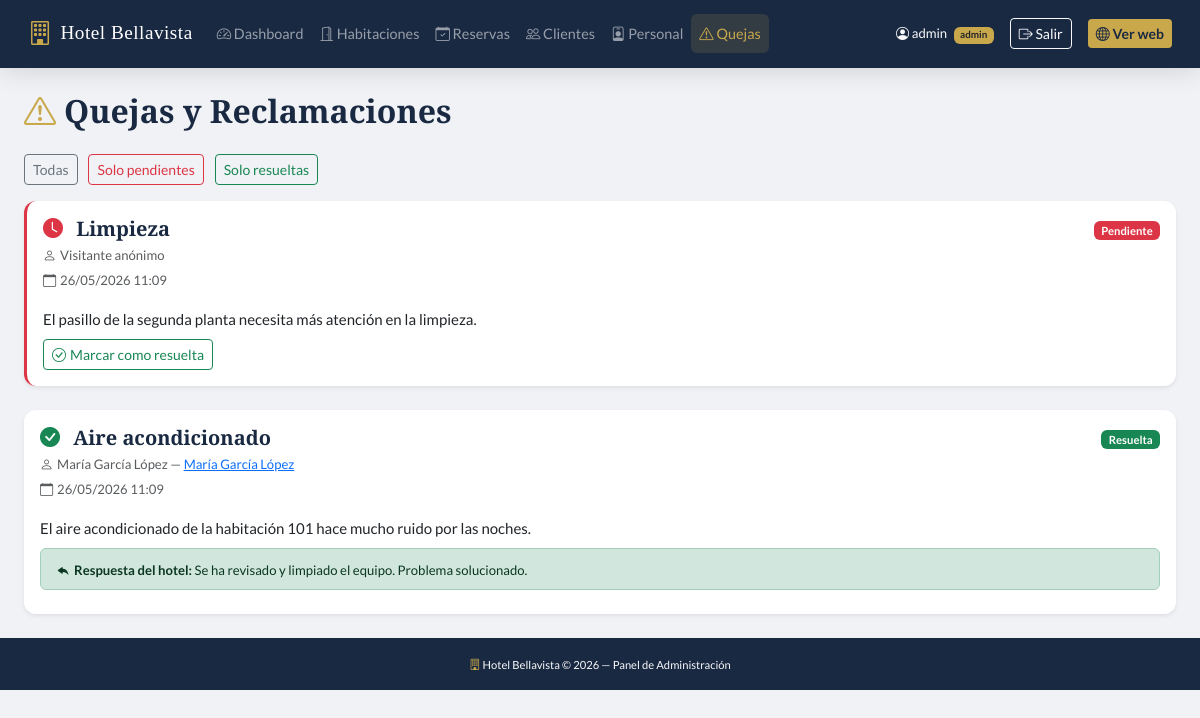
Page /admin/complaints/index.php (signed in) on the committed database.
### tables this page shows
CREATE TABLE `complaint` (
  `id`               INT(11) NOT NULL AUTO_INCREMENT,
  `customer_id`      INT(10) DEFAULT NULL,
  `complainant_name` VARCHAR(100) NOT NULL,
  `complaint_type`   VARCHAR(100) NOT NULL,
  `complaint`        TEXT NOT NULL,
  `created_at`       TIMESTAMP NOT NULL DEFAULT CURRENT_TIMESTAMP,
  `resolve_status`   TINYINT(1) NOT NULL DEFAULT 0 COMMENT '0=pendiente, 1=resuelto',
  `resolve_date`     TIMESTAMP NULL DEFAULT NULL,
  `budget`           DECIMAL(10,2) DEFAULT NULL,
  `response`         TEXT DEFAULT NULL,
  PRIMARY KEY (`id`),
  FOREIGN KEY (`customer_id`) REFERENCES `customer`(`customer_id`) ON DELETE SET NULL
);

CREATE TABLE `customer` (
  `customer_id`    INT(10) NOT NULL AUTO_INCREMENT,
  `customer_name`  VARCHAR(100) NOT NULL,
  `email`          VARCHAR(100) NOT NULL,
  `contact_no`     VARCHAR(20) NOT NULL,
  `id_card_type_id` INT(10) NOT NULL,
  `id_card_no`     VARCHAR(30) NOT NULL,
  `address`        VARCHAR(200) NOT NULL,
  `nationality`    VARCHAR(100) DEFAULT 'Española',
  `birth_date`     DATE DEFAULT NULL,
  `created_at`     TIMESTAMP NOT NULL DEFAULT CURRENT_TIMESTAMP,
  PRIMARY KEY (`customer_id`),
  FOREIGN KEY (`id_card_type_id`) REFERENCES `id_card_type`(`id_card_type_id`)
);

### admin/complaints/index.php (the view, shortened to what this page needs)
<?php
$db = getDB();
$quejas = $db->query("
    SELECT c.*, cu.customer_name
    FROM complaint c
    LEFT JOIN customer cu ON c.customer_id = cu.customer_id
    ORDER BY c.resolve_status ASC, c.created_at DESC
")->fetchAll();
require_once '../../includes/header.php';
?>
<div class="d-flex justify-content-between align-items-center mb-4">
    <h2 class="font-playfair mb-0"><i class="bi bi-exclamation-triangle text-gold me-2"></i>Quejas y Reclamaciones</h2>
</div>
<div class="mb-3">
    <button class="btn btn-sm btn-outline-secondary me-2" id="btnTodas">Todas</button>
    <button class="btn btn-sm btn-outline-danger me-2" id="btnPendientes">Solo pendientes</button>
    <button class="btn btn-sm btn-outline-success" id="btnResueltas">Solo resueltas</button>
</div>
<div class="row g-4" id="listaQuejas">
    <?php foreach ($quejas as $q): ?>
    <div class="col-12 queja-card <?= $q['resolve_status'] ? 'resuelta' : 'pendiente' ?>">
        <div class="card border-0 shadow-sm <?= $q['resolve_status'] ? '' : 'border-start border-danger border-3' ?>">
            <div class="card-body">
                <div class="d-flex justify-content-between align-items-start flex-wrap gap-2">
                    <div>
                        <h5 class="mb-1">
                            <?= $q['resolve_status']
                                ? '<i class="bi bi-check-circle-fill text-success me-2"></i>'
                                : '<i class="bi bi-clock-fill text-danger me-2"></i>' ?>
                            <?= htmlspecialchars($q['complaint_type']) ?>
                        </h5>
                        <p class="text-muted small mb-1">
                            <i class="bi bi-person me-1"></i><?= htmlspecialchars($q['complainant_name']) ?>
                            <?php if ($q['customer_name']): ?>
                            — <a href="../customers/view.php?id=<?= $q['customer_id'] ?>"><?= htmlspecialchars($q['customer_name']) ?></a>
                            <?php endif; ?>
                        </p>
                        <p class="text-muted small mb-0">
                            <i class="bi bi-calendar me-1"></i><?= date('d/m/Y H:i', strtotime($q['created_at'])) ?>
                        </p>
                    </div>
                    <div>
                        <?php if ($q['resolve_status']): ?>
                            <span class="badge bg-success">Resuelta</span>
                        <?php else: ?>
                            <span class="badge bg-danger">Pendiente</span>
                        <?php endif; ?>
                    </div>
                </div>
                <div class="mt-3">
                    <p class="mb-2"><?= htmlspecialchars($q['complaint']) ?></p>
                </div>
                <?php if ($q['resolve_status'] && $q['response']): ?>
                <div class="alert alert-success py-2 mb-2">
                    <small><i class="bi bi-reply-fill me-1"></i><strong>Respuesta del hotel:</strong>
                    <?= htmlspecialchars($q['response']) ?></small>
                </div>
                <?php endif; ?>
                <?php if (!$q['resolve_status']): ?>
                <div class="mt-2">
                    <button class="btn btn-sm btn-outline-success btn-resolver" data-id="<?= $q['id'] ?>">
                        <i class="bi bi-check-circle me-1"></i>Marcar como resuelta
                    </button>
                </div>
                <?php endif; ?>
            </div>
        </div>
    </div>
    <?php endforeach; ?>
</div>
<?php require_once '../../includes/footer.php'; ?>

### assets/css/style.css (style rules this page uses)
:root { --color-primario: #1a2942; --color-secundario: #2c4a7c; --color-gold: #c9a84c; --color-gold-light: #f0d080; --color-blanco: #ffffff; --color-gris-claro: #f8f9fa; --color-gris: #6c757d; --color-texto: #2d3748; --fuente-titulos: 'Playfair Display', Georgia, serif; --fuente-texto: 'Lato', 'Helvetica Neue', sans-serif; --sombra-suave: 0 2px 15px rgba(0,0,0,0.08); --sombra-media: 0 4px 25px rgba(0,0,0,0.12); --radio-borde: 12px; --transicion: 0.3s ease; }
*, *::before, *::after { box-sizing: border-box; }
body { font-family: var(--fuente-texto); color: var(--color-texto); background-color: #f0f2f5; font-size: 15px; line-height: 1.6; }
h1, h2, h3, h4, h5 { font-family: var(--fuente-titulos); font-weight: 700; color: var(--color-primario); }
.font-playfair { font-family: var(--fuente-titulos) !important; }
.text-gold { color: var(--color-gold) !important; }
.card { border-radius: var(--radio-borde); overflow: hidden; }

### rows in the picture
complaint: resolve_status 0 (drawn), complaint_type "Limpieza", complainant_name "Visitante anónimo", created_at "26/05/2026 11:09", complaint "El pasillo de la segunda planta necesita más atención en la limpieza."
complaint: resolve_status 1 (drawn), complaint_type "Aire acondicionado", complainant_name "María García López", customer.customer_name "María García López", created_at "26/05/2026 11:09", complaint "El aire acondicionado de la habitación 101 hace mucho ruido por las noches.", response "Se ha revisado y limpiado el equipo. Problema solucionado."

### other values in the picture
currentUser() "admin"
$userRole "admin"
